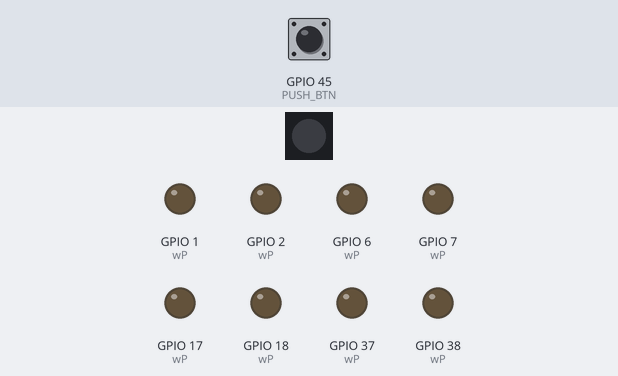
Recording of a sketch running on a simulated ESP32. On the bench: 1 RGB LEDs in strip order, left to right, output pins drawn as LEDs (lit = HIGH). Dashed ring = blinking. The inputs (shaded band) are chosen by the test bench; at power-on: GPIO 45 (PUSH_BTN) HIGH. Dim RGB values are drawn brighter than linear.

Above: at 1.4 s.
1.5 s: GPIO 45 (PUSH_BTN) pulled LOW for 0.35 s
At 2.39 s:
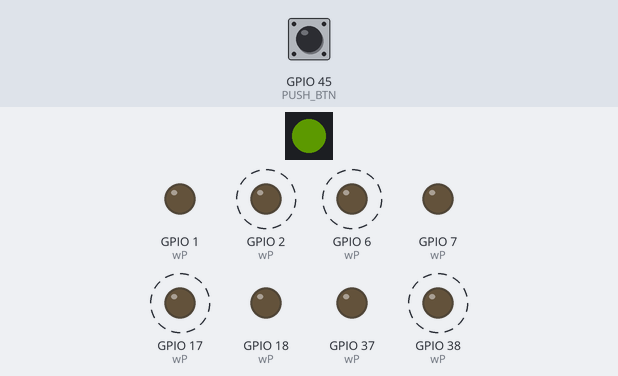
At 3.85 s:
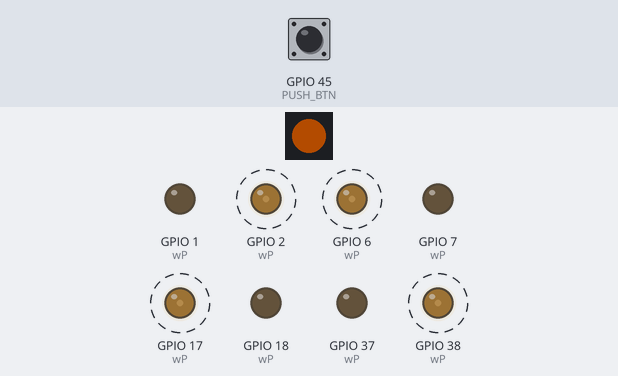
Timing chart, 0 to 10.5 s (numbered marks = the images above; inputs shaded):
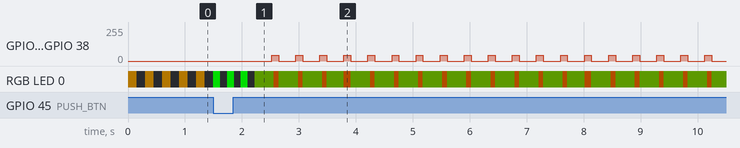

Measured:
- after the input at 1.5 s, GPIO 2 (wP), GPIO 6 (wP), GPIO 17 (wP), GPIO 38 (wP): alternates 45/255 for 0.12 s and 0/255 for 0.30 s, starting after 1.0 s

The sketch:

omnifut_porteria.ino
```cpp
#include <Adafruit_NeoPixel.h>

#define ATTACK_BLUE 1          // gol ENEMIGO = azul
#define DEBUG 0

// ===== AJUSTE CRUCIAL =====
#define TARGET_X 78            // ¡CORREGIDO! El centro de 160 píxeles es ~80. Ajusta entre 75 y 85 si el diseño varía.
#define PUSH_Y 45              // pelota mas abajo de esto = cerca -> empujar al gol
#define TURN_TRIM -8           // ¡CORREGIDO! Empecemos casi en 0. Si se va a la derecha pon -4, si se va a la izquierda pon +4.

// ===== PINES =====
#define PUSH_BTN 45
#define LEDPIN 3
#define FL_P 1
#define FL_N 2
#define FR_P 6
#define FR_N 7
#define BL_P 37
#define BL_N 38
#define BR_P 17
#define BR_N 18
#define CAM_RX 15
#define CAM_TX -1
#define PWM_FREQ 4000
#define PWM_RES 8
#define DEADBAND 3

// ===== VELOCIDADES =====
const int MIN_MOVE=45, CRUISE=58, GOLPE=92, SEARCH_SPIN=42;
const unsigned long SEARCH_ON_MS=120, SEARCH_OFF_MS=300;

// ===== CONTROL (PURA VISION) =====
const float KP_TURN=0.32f, KD_TURN=0.70f;
const int   TURN_CAP=38, BALL_DB=10;
const float KP_GOAL=0.30f;
const int   GOAL_DB=9, CARRY_TURN=32;
const int   BALL_MIN_AREA=20;
const unsigned long BALL_TIMEOUT_MS=250, GRACE_MS=450;

Adafruit_NeoPixel pixel(1, LEDPIN, NEO_GRB + NEO_KHZ800);
void led(uint8_t r,uint8_t g,uint8_t b){ pixel.setPixelColor(0,pixel.Color(r,g,b)); pixel.show(); }

const int wP[4]={FL_P,FR_P,BL_P,BR_P}, wN[4]={FL_N,FR_N,BL_N,BR_N};
int inv[4]={-1,-1,-1,-1};
void wheel(int i,int v){
  v=constrain(v*inv[i],-255,255); int a=abs(v);
  if(a<DEADBAND){ ledcWrite(wP[i],0); ledcWrite(wN[i],0); return; }
  int pwm=constrain(a,MIN_MOVE,255);
  if(v>0){ ledcWrite(wP[i],pwm); ledcWrite(wN[i],0); } else { ledcWrite(wP[i],0); ledcWrite(wN[i],pwm); }
}
void stopAll(){ for(int i=0;i<4;i++) wheel(i,0); }
void drive(int fwd,int turn){ int l=fwd+turn,r=fwd-turn,m=max(abs(l),abs(r)); if(m>255){ l=l*255/m; r=r*255/m; } wheel(0,l); wheel(2,l); wheel(1,r); wheel(3,r); }

// ===== UART: bf,bx,by,ba,blf,blx,ylf,ylx =====
char buf[64]; uint8_t blen=0;
int bFound=0,bX=0,bY=0,bArea=0,blueF=0,blueX=0,yellowF=0,yellowX=0;
unsigned long lastBall=0; bool newCam=false;
void readCam(){
  while(Serial1.available()){
    char c=Serial1.read();
    if(c=='\n'){ buf[blen]='\0'; int a1,a2,a3,a4,a5,a6,a7,a8;
      if(sscanf(buf,"%d,%d,%d,%d,%d,%d,%d,%d",&a1,&a2,&a3,&a4,&a5,&a6,&a7,&a8)==8){ bFound=a1;bX=a2;bY=a3;bArea=a4;blueF=a5;blueX=a6;yellowF=a7;yellowX=a8; if(bFound) lastBall=millis(); newCam=true; }
      blen=0;
    } else if(blen<sizeof(buf)-1) buf[blen++]=c; else blen=0;
  }
}

void setup(){
  Serial.begin(115200); Serial1.setRxBufferSize(512); Serial1.begin(115200,SERIAL_8N1,CAM_RX,CAM_TX);
  pinMode(PUSH_BTN,INPUT_PULLUP);
  for(int i=0;i<4;i++){ ledcAttach(wP[i],PWM_FREQ,PWM_RES); ledcAttach(wN[i],PWM_FREQ,PWM_RES); }
  stopAll(); pixel.begin();
  while(digitalRead(PUSH_BTN)){ led(60,40,0); delay(150); led(0,0,0); delay(150); }
  for(int k=0;k<3;k++){ led(0,150,0); delay(120); led(0,0,0); delay(120); }
}

float errPrev=0,dErrF=0;
int lastTurnDir=+1,lastGoalDir=+1,lastBallX=TARGET_X;
unsigned long lastBallSeen=0,searchStart=0; bool searchSpinning=true;

void loop(){
  readCam();
  bool ballValid = bFound && (millis()-lastBall<BALL_TIMEOUT_MS) && (bArea>BALL_MIN_AREA);
  if(ballValid){ lastBallSeen=millis(); lastBallX=bX; }

  int enF=ATTACK_BLUE?blueF:yellowF, enX=ATTACK_BLUE?blueX:yellowX;
  int fwd=0, turn=0;

  if(ballValid){

    // ===== MODIFICADO: EVITAR AUTOGOL (PORTERIA AMARILLA EN VISION) =====
    // Si ve la portería propia, va adelante pero abriéndose en arco para rodear la pelota
    if(yellowF && bY < PUSH_Y){
      fwd = CRUISE;                                        // Va hacia adelante
      turn = (yellowX > TARGET_X) ? -TURN_CAP : TURN_CAP;   // Gira fuerte al lado opuesto para rodearla
      led(255, 0, 0);                                      // Led Rojo
    }

    else if(bY < PUSH_Y){
      // ===== IR DERECHO POR LA PELOTA =====
      int e=bX-TARGET_X;
      if(newCam){ float d=e-errPrev; errPrev=e; dErrF+=0.4f*(d-dErrF); }
      if(abs(e)<BALL_DB){ turn=TURN_TRIM; }
      else { turn=constrain((int)(KP_TURN*e + KD_TURN*dErrF),-TURN_CAP,TURN_CAP); lastTurnDir=(e>0)?+1:-1; }
      int ae=abs(e); fwd=CRUISE-(int)((CRUISE*0.5f)*(min(ae,70)/70.0f));
      led(0,90,0); // Led Verde Claro
    }

    else {
      // ===== EMPUJAR AL GOL AZUL =====
      if(enF){
        int eg=enX-TARGET_X; lastGoalDir=(eg<=0)?-1:+1;
        turn=(abs(eg)<GOAL_DB)?TURN_TRIM:constrain((int)(KP_GOAL*eg),-CARRY_TURN,CARRY_TURN);
        fwd=GOLPE; led(0,200,0); // Led Verde Fuerte (Acelera directo al gol)
      }
      else {
        // ===== SOLUCIÓN AL TEMBLOR =====
        int e=bX-TARGET_X;
        turn = (CARRY_TURN / 2) * lastGoalDir + (int)(KP_TURN * e);
        fwd = MIN_MOVE; // Avanza suave para no escupir la pelota de la pala
        led(0,0,140); // Led Azul
      }
    }
  }
  else if(lastBallSeen && millis()-lastBallSeen<GRACE_MS){
    turn=((lastBallX>=TARGET_X)?+1:-1)*(int)(TURN_CAP*0.8f); fwd=CRUISE/2; led(0,90,40);
  }
  else{
    // ===== MODIFICADO: ELIMINADA FUNCIÓN DE ATACAMIENTO DE PARED CON LED BLANCO =====
    // Búsqueda normal por pulsos (Gira/Para)
    if(millis()-searchStart>(searchSpinning?SEARCH_ON_MS:SEARCH_OFF_MS)){ searchSpinning=!searchSpinning; searchStart=millis(); }
    turn=searchSpinning?(SEARCH_SPIN*lastTurnDir):0; fwd=0; led(searchSpinning?60:15,25,0);
  }

  drive(fwd,turn);

  if(DEBUG){ static unsigned long t=0; if(millis()-t>500){ t=millis();
    Serial.printf("bf=%d bx=%d by=%d ba=%d | enF=%d enX=%d\n",bFound,bX,bY,bArea,enF,enX); } }
  newCam=false;
}
```
